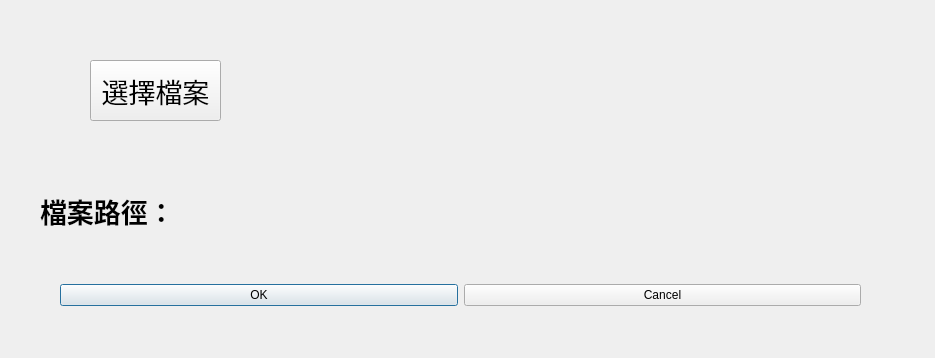
<?xml version="1.0" encoding="UTF-8"?>
<ui version="4.0">
 <class>Dialog</class>
 <widget class="QDialog" name="Dialog">
  <property name="geometry">
   <rect>
    <x>0</x>
    <y>0</y>
    <width>935</width>
    <height>358</height>
   </rect>
  </property>
  <property name="windowTitle">
   <string>Dialog</string>
  </property>
  <widget class="QWidget" name="layoutWidget">
   <property name="geometry">
    <rect>
     <x>60</x>
     <y>260</y>
     <width>801</width>
     <height>71</height>
    </rect>
   </property>
   <layout class="QHBoxLayout">
    <property name="spacing">
     <number>6</number>
    </property>
    <property name="leftMargin">
     <number>0</number>
    </property>
    <property name="topMargin">
     <number>0</number>
    </property>
    <property name="rightMargin">
     <number>0</number>
    </property>
    <property name="bottomMargin">
     <number>0</number>
    </property>
    <item>
     <widget class="QPushButton" name="selectFile__okButton">
      <property name="text">
       <string>OK</string>
      </property>
     </widget>
    </item>
    <item>
     <widget class="QPushButton" name="selectFile_cancelButton">
      <property name="text">
       <string>Cancel</string>
      </property>
     </widget>
    </item>
   </layout>
  </widget>
  <widget class="QPushButton" name="selectFile_selectButton">
   <property name="geometry">
    <rect>
     <x>90</x>
     <y>60</y>
     <width>131</width>
     <height>61</height>
    </rect>
   </property>
   <property name="font">
    <font>
     <pointsize>20</pointsize>
    </font>
   </property>
   <property name="text">
    <string>選擇檔案</string>
   </property>
  </widget>
  <widget class="QLabel" name="label">
   <property name="geometry">
    <rect>
     <x>40</x>
     <y>190</y>
     <width>831</width>
     <height>41</height>
    </rect>
   </property>
   <property name="font">
    <font>
     <family>華康標宋體</family>
     <pointsize>20</pointsize>
     <weight>75</weight>
     <bold>true</bold>
    </font>
   </property>
   <property name="text">
    <string>檔案路徑：</string>
   </property>
  </widget>
 </widget>
 <resources/>
 <connections>
  <connection>
   <sender>selectFile__okButton</sender>
   <signal>clicked()</signal>
   <receiver>Dialog</receiver>
   <slot>accept()</slot>
   <hints>
    <hint type="sourcelabel">
     <x>278</x>
     <y>253</y>
    </hint>
    <hint type="destinationlabel">
     <x>96</x>
     <y>254</y>
    </hint>
   </hints>
  </connection>
  <connection>
   <sender>selectFile_cancelButton</sender>
   <signal>clicked()</signal>
   <receiver>Dialog</receiver>
   <slot>reject()</slot>
   <hints>
    <hint type="sourcelabel">
     <x>369</x>
     <y>253</y>
    </hint>
    <hint type="destinationlabel">
     <x>179</x>
     <y>282</y>
    </hint>
   </hints>
  </connection>
 </connections>
</ui>
